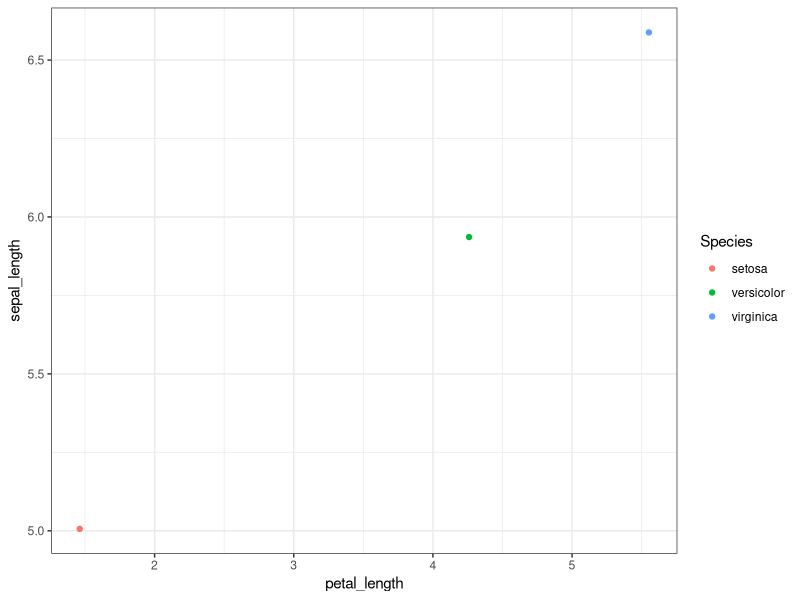
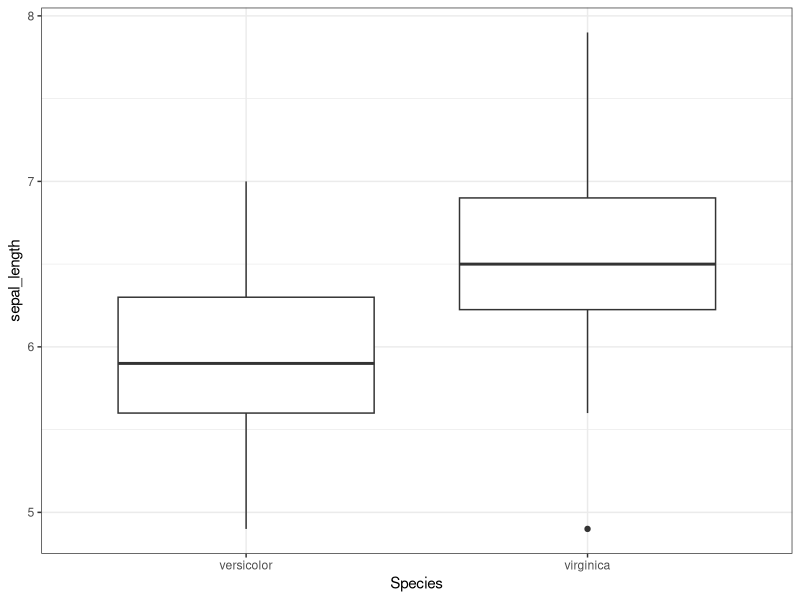

These figures' R source, in order:
## ---- chunk 1
#load the tidyverse
library(knitr)
library(tidyverse) 
## ---- chunk 2
iris %>% 
  glimpse()

## ---- chunk 3
iris %>%
  distinct(Species)
## ---- chunk 4
iris %>% 
  group_by(Species) %>% 
  summarise(Petal.Length = mean(Petal.Length),
            Sepal.Length = mean(Sepal.Length)) %>% 
  ggplot(aes(x = Petal.Length, y = Sepal.Length, color = Species)) +
  labs(x = "petal_length", y = "sepal_length") +
  geom_point() +
  theme_bw()
## ---- chunk 5
iris %>% 
  filter(Species != "setosa") %>%
  ggplot(aes(x = Species, y = Sepal.Length)) +
  geom_boxplot() +
  labs(y = "sepal_length") +
  theme_bw()

